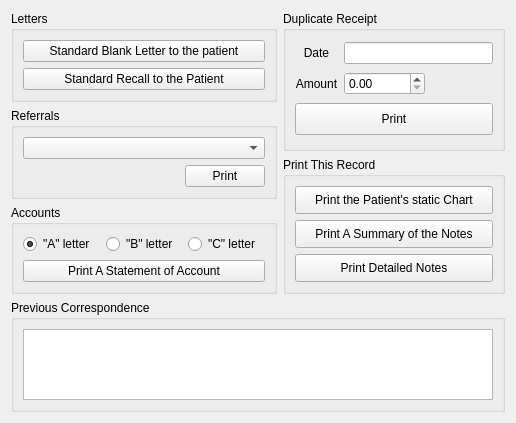
                 <widget class="QWidget" name="scrollAreaWidgetContents_8" >
                  <property name="geometry" >
                   <rect>
                    <x>0</x>
                    <y>0</y>
                    <width>516</width>
                    <height>423</height>
                   </rect>
                  </property>
                  <layout class="QGridLayout" name="gridLayout_20" >
                   <item row="0" column="0" >
                    <widget class="QGroupBox" name="groupBox_6" >
                     <property name="title" >
                      <string>Letters</string>
                     </property>
                     <layout class="QVBoxLayout" name="verticalLayout_6" >
                      <item>
                       <widget class="QPushButton" name="standardLetterPushButton" >
                        <property name="sizePolicy" >
                         <sizepolicy vsizetype="Preferred" hsizetype="Preferred" >
                          <horstretch>0</horstretch>
                          <verstretch>0</verstretch>
                         </sizepolicy>
                        </property>
                        <property name="text" >
                         <string>Standard Blank Letter to the patient</string>
                        </property>
                       </widget>
                      </item>
                      <item>
                       <widget class="QPushButton" name="printRecall_pushButton" >
                        <property name="text" >
                         <string>Standard Recall to the Patient</string>
                        </property>
                       </widget>
                      </item>
                     </layout>
                    </widget>
                   </item>
                   <item rowspan="2" row="0" column="1" >
                    <widget class="QGroupBox" name="groupBox_2" >
                     <property name="title" >
                      <string>Duplicate Receipt</string>
                     </property>
                     <layout class="QGridLayout" name="gridLayout_12" >
                      <item row="0" column="0" >
                       <widget class="QLabel" name="label_7" >
                        <property name="text" >
                         <string>Date</string>
                        </property>
                        <property name="alignment" >
                         <set>Qt::AlignCenter</set>
                        </property>
                       </widget>
                      </item>
                      <item row="1" column="0" >
                       <widget class="QLabel" name="label_11" >
                        <property name="text" >
                         <string>Amount</string>
                        </property>
                        <property name="alignment" >
                         <set>Qt::AlignCenter</set>
                        </property>
                       </widget>
                      </item>
                      <item row="1" column="1" >
                       <widget class="QDoubleSpinBox" name="receiptDoubleSpinBox" >
                        <property name="maximumSize" >
                         <size>
                          <width>81</width>
                          <height>16777215</height>
                         </size>
                        </property>
                       </widget>
                      </item>
                      <item row="2" column="0" colspan="2" >
                       <widget class="QPushButton" name="receiptPrintButton" >
                        <property name="sizePolicy" >
                         <sizepolicy vsizetype="Preferred" hsizetype="Preferred" >
                          <horstretch>0</horstretch>
                          <verstretch>0</verstretch>
                         </sizepolicy>
                        </property>
                        <property name="maximumSize" >
                         <size>
                          <width>16777215</width>
                          <height>32</height>
                         </size>
                        </property>
                        <property name="toolTip" >
                         <string>Print a receipt - useful for duplicates.</string>
                        </property>
                        <property name="text" >
                         <string>Print</string>
                        </property>
                       </widget>
                      </item>
                      <item row="0" column="1" >
                       <widget class="QLineEdit" name="dupReceiptDate_lineEdit" />
                      </item>
                     </layout>
                    </widget>
                   </item>
                   <item rowspan="2" row="1" column="0" >
                    <widget class="QGroupBox" name="groupBox_7" >
                     <property name="title" >
                      <string>Referrals</string>
                     </property>
                     <layout class="QGridLayout" name="gridLayout_13" >
                      <item row="0" column="0" colspan="2" >
                       <widget class="QComboBox" name="referralLettersComboBox" >
                        <property name="minimumSize" >
                         <size>
                          <width>240</width>
                          <height>0</height>
                         </size>
                        </property>
                       </widget>
                      </item>
                      <item row="1" column="0" >
                       <spacer name="horizontalSpacer" >
                        <property name="orientation" >
                         <enum>Qt::Horizontal</enum>
                        </property>
                        <property name="sizeHint" stdset="0" >
                         <size>
                          <width>156</width>
                          <height>20</height>
                         </size>
                        </property>
                       </spacer>
                      </item>
                      <item row="1" column="1" >
                       <widget class="QPushButton" name="referralLettersPrintButton" >
                        <property name="sizePolicy" >
                         <sizepolicy vsizetype="Preferred" hsizetype="Preferred" >
                          <horstretch>0</horstretch>
                          <verstretch>0</verstretch>
                         </sizepolicy>
                        </property>
                        <property name="maximumSize" >
                         <size>
                          <width>16777215</width>
                          <height>16777215</height>
                         </size>
                        </property>
                        <property name="text" >
                         <string>Print</string>
                        </property>
                       </widget>
                      </item>
                     </layout>
                    </widget>
                   </item>
                   <item rowspan="2" row="2" column="1" >
                    <widget class="QGroupBox" name="groupBox_8" >
                     <property name="title" >
                      <string>Print This Record</string>
                     </property>
                     <layout class="QVBoxLayout" name="verticalLayout_7" >
                      <item>
                       <widget class="QPushButton" name="exportChartPrintButton" >
                        <property name="sizePolicy" >
                         <sizepolicy vsizetype="Preferred" hsizetype="Preferred" >
                          <horstretch>0</horstretch>
                          <verstretch>0</verstretch>
                         </sizepolicy>
                        </property>
                        <property name="maximumSize" >
                         <size>
                          <width>16777215</width>
                          <height>16777215</height>
                         </size>
                        </property>
                        <property name="toolTip" >
                         <string>Print a patient's static chart.</string>
                        </property>
                        <property name="text" >
                         <string>Print the Patient's static Chart</string>
                        </property>
                       </widget>
                      </item>
                      <item>
                       <widget class="QPushButton" name="simpleNotesPrintButton" >
                        <property name="sizePolicy" >
                         <sizepolicy vsizetype="Preferred" hsizetype="Preferred" >
                          <horstretch>0</horstretch>
                          <verstretch>0</verstretch>
                         </sizepolicy>
                        </property>
                        <property name="maximumSize" >
                         <size>
                          <width>16777215</width>
                          <height>16777215</height>
                         </size>
                        </property>
                        <property name="toolTip" >
                         <string>Print a summary of the patient's notes (for them to take on). Includes No fee details.</string>
                        </property>
                        <property name="text" >
                         <string>Print A Summary of the Notes</string>
                        </property>
                       </widget>
                      </item>
                      <item>
                       <widget class="QPushButton" name="detailedNotesPrintButton" >
                        <property name="sizePolicy" >
                         <sizepolicy vsizetype="Preferred" hsizetype="Preferred" >
                          <horstretch>0</horstretch>
                          <verstretch>0</verstretch>
                         </sizepolicy>
                        </property>
                        <property name="maximumSize" >
                         <size>
                          <width>16777215</width>
                          <height>16777215</height>
                         </size>
                        </property>
                        <property name="toolTip" >
                         <string>Print a summary of the patient's notes. Includes FEE and ESTIMATE details.</string>
                        </property>
                        <property name="text" >
                         <string>Print Detailed Notes</string>
                        </property>
                       </widget>
                      </item>
                     </layout>
                    </widget>
                   </item>
                   <item row="3" column="0" >
                    <widget class="QGroupBox" name="groupBox_9" >
                     <property name="title" >
                      <string>Accounts</string>
                     </property>
                     <layout class="QGridLayout" name="gridLayout_22" >
                      <item row="0" column="0" >
                       <widget class="QRadioButton" name="accountA_radioButton" >
                        <property name="text" >
                         <string>"A" letter</string>
                        </property>
                        <property name="checked" >
                         <bool>true</bool>
                        </property>
                       </widget>
                      </item>
                      <item row="0" column="1" >
                       <widget class="QRadioButton" name="accountB_radioButton" >
                        <property name="text" >
                         <string>"B" letter</string>
                        </property>
                       </widget>
                      </item>
                      <item row="0" column="2" >
                       <widget class="QRadioButton" name="accountC_radioButton" >
                        <property name="text" >
                         <string>"C" letter</string>
                        </property>
                       </widget>
                      </item>
                      <item row="1" column="0" colspan="3" >
                       <widget class="QPushButton" name="account2_pushButton" >
                        <property name="sizePolicy" >
                         <sizepolicy vsizetype="Preferred" hsizetype="Minimum" >
                          <horstretch>0</horstretch>
                          <verstretch>0</verstretch>
                         </sizepolicy>
                        </property>
                        <property name="text" >
                         <string>Print A Statement of Account</string>
                        </property>
                       </widget>
                      </item>
                     </layout>
                    </widget>
                   </item>
                   <item row="4" column="0" colspan="2" >
                    <widget class="QGroupBox" name="groupBox_3" >
                     <property name="title" >
                      <string>Previous Correspondence</string>
                     </property>
                     <layout class="QHBoxLayout" name="horizontalLayout_16" >
                      <item>
                       <widget class="QListWidget" name="previousCorrespondence_listWidget" />
                      </item>
                     </layout>
                    </widget>
                   </item>
                  </layout>
                 </widget>
